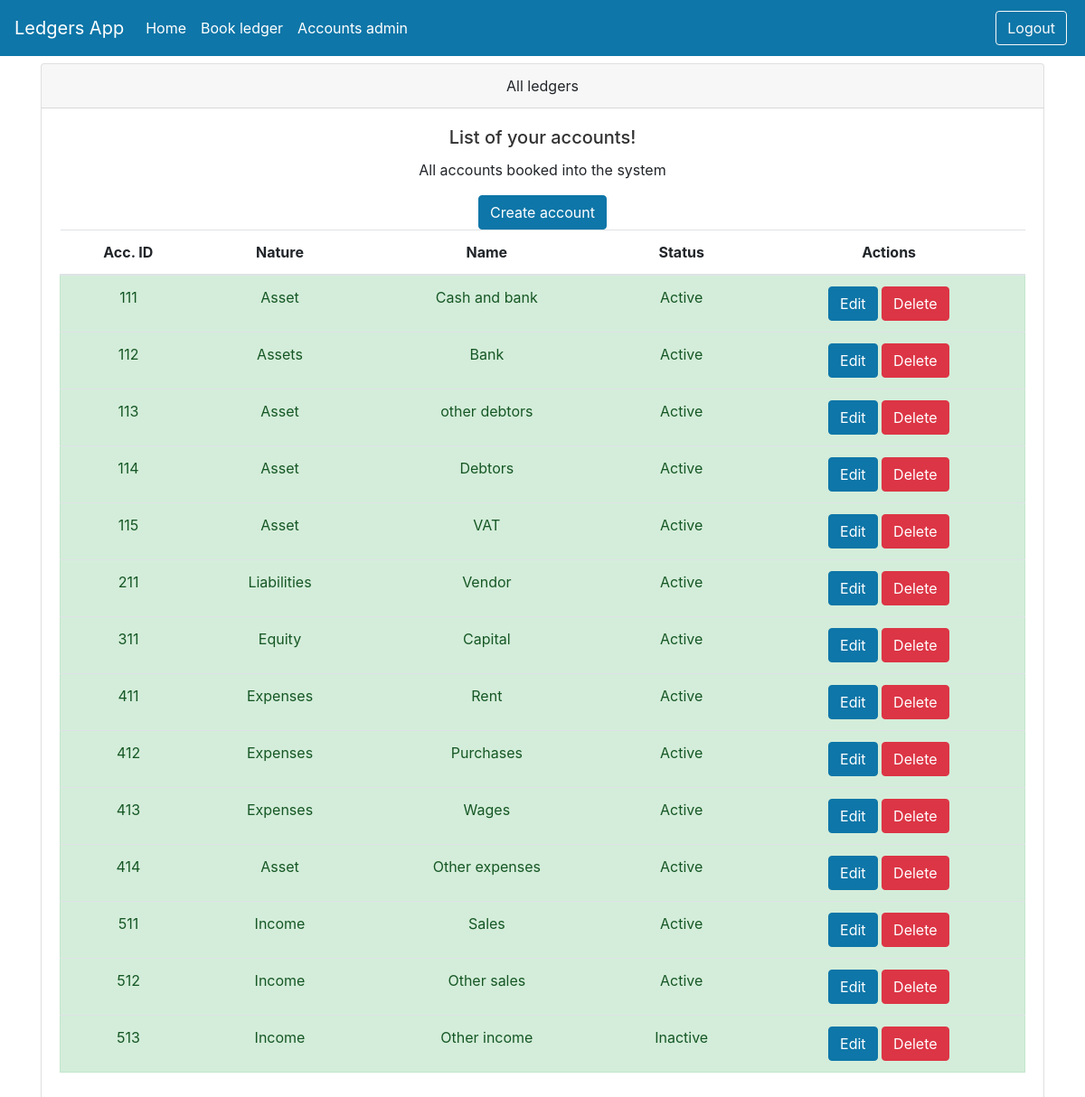
The page /accounts/ on the database as committed earlier.
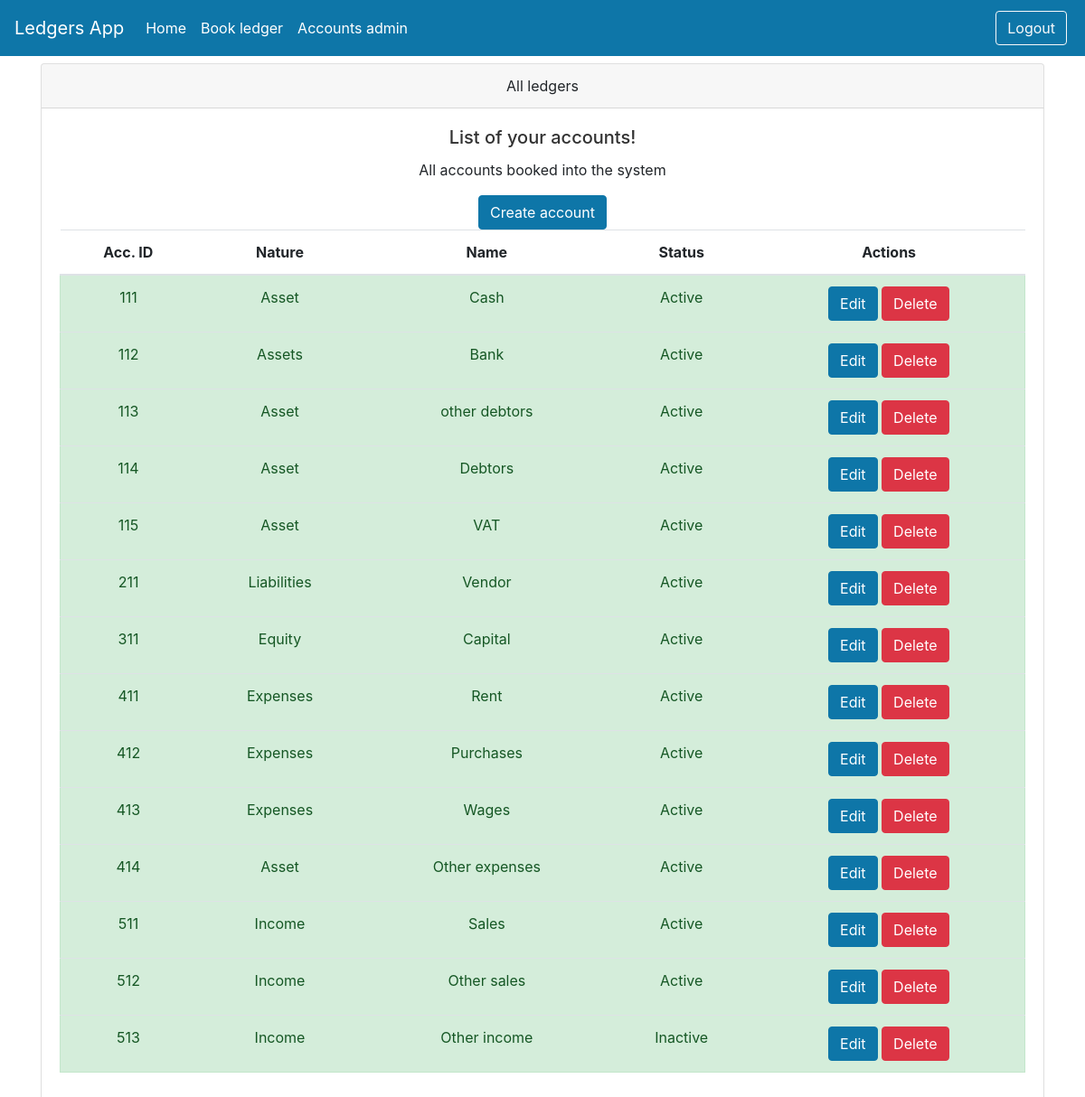
The same page on the database as committed later.
### models.py (models this page shows)
class Accounts(Base):
    __tablename__ = 'accounts'
    id = Column(Integer, primary_key=True)
    name = Column(String)
    nature = Column(String) #Indicates the nature: assets, liabilities, equity
    status = Column(Boolean, default=True) #Indicates if it's active or inactive

### routers/accounts.py (the view)
@router.get("/", response_class=HTMLResponse)
async def get_all_accounts(request: Request, db: db_dependency):
    accounts = db.query(Accounts).all()
    return templates.TemplateResponse("accounts.html", {'request':request, 'accounts': accounts})

### templates/accounts.html
{% include 'layout.html' %}
<div class="container">
    <div class="card text-center">
        <div class="card-header">
            All ledgers
        </div>
        <div class="card-body">
            <h5 class="card-title">List of your accounts!</h5>
            <p class="card-text">All accounts booked into the system</p>
            <a href="/accounts/create_account/" class="btn btn-primary">Create account</a>
            <table class="table table-hover">
                <thead>
                <tr>
                    <th scope="col">Acc. ID</th>
                    <th scope="col">Nature</th>
                    <th scope="col">Name</th>
                    <th scope="col">Status</th>
                    <th scope="col">Actions</th>
                </tr>
                </thead>
                <tbody>
                {% for account in accounts %}
                        <tr class="pointer alert alert-success">
                            <td>{{account.id}}</td>
                            <td>{{account.nature}}</td>
                            <td>{{account.name}}</td>
                            <td>{% if account.status %} Active {% else %} Inactive {% endif %}</td>
                            <td>
                                <a href="edit_account/{{account.id}}" class="btn btn-primary">Edit</a>
                                <button onclick="window.location.href='/accounts/delete/{{account.id}}'" type="button" class="btn btn-danger">Delete</button>
                            </td>
                        </tr>
                {% endfor %}
                </tbody>
            </table>
        </div>
    </div>
</div>

Rows that differ between the two databases and show on the page:
changed Accounts id 111: name "Cash and bank" → "Cash"
